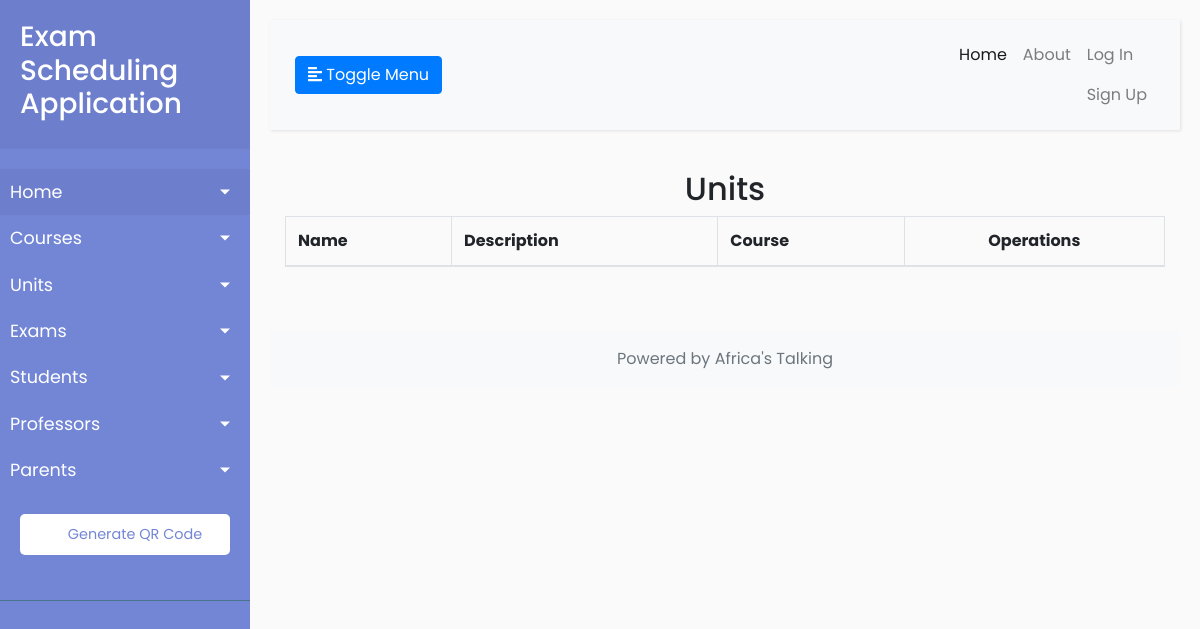
The app's page /units, older data.
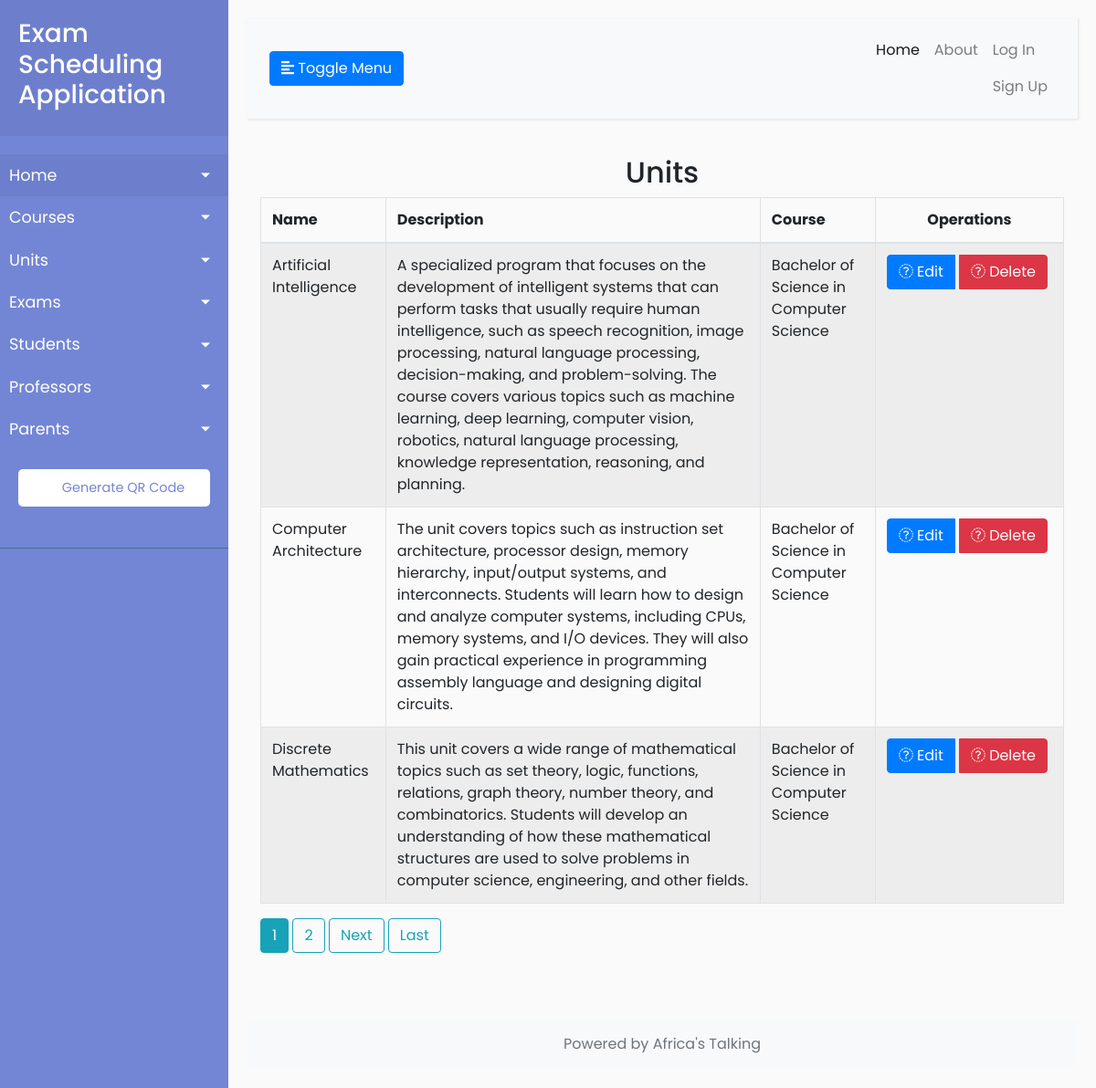
The same page, newer data.
### exams/models.py (models this page shows, shortened)
class Unit(models.Model):
    name = models.CharField(max_length=100)
    description = models.TextField(max_length=1000, help_text="Enter a brief description of the Unit.")
    course = models.ForeignKey(Course, on_delete=models.CASCADE)

class Course(models.Model):
    name = models.CharField(max_length=100)
    description = models.TextField(max_length=1000, help_text="Enter a brief description of the course.")
    def __str__(self):
        return f'{self.name}'
    class Meta:
        verbose_name = "Course"
        verbose_name_plural = "Courses"

### exams/views.py (the view)
# urls.py: path('units', UnitListView.as_view(), name='units-list'),
class UnitListView(ListView):
    model = Unit
    template_name = 'exams/units_list.html'
    context_object_name = 'units'
    paginate_by = 3

### exams/templates/exams/units_list.html (shortened to what this page needs)
{% extends 'exams/base.html' %}
{% block content %}
    <div class="right_col" role="main">
        <div class="row">
            <div class="col-md-12">
                <div class="x_panel">
                    <div class="x_title">
                        <h2 class="text-center">Units</h2>
                    </div>
                    <div class="x_content">
                        <div class="table-responsive">
                            <table id="unit-datatable" class="table table-striped table-bordered">
                                <thead>
                                    <tr>
                                        <th>Name</th>
                                        <th>Description</th>
                                        <th>Course</th>
                                        <th class="text-center">Operations</th>
                                    </tr>
                                </thead>
                                <tbody>
                                    {% for unit in units %}
                                        <tr>
                                            <td>{{ unit.name }}</td>
                                            <td>{{ unit.description }}</td>
                                            <td>{{ unit.course }}</td>
                                            <td class="text-center">
                                                <div class="btn-group" role="group">
                                                    <a href="{% url 'units-update' unit.pk %}" class="btn btn-primary btn-xs"><i class="fa fa-pencil"></i> Edit</a>
                                                    <a href="{% url 'units-delete' unit.pk %}" class="btn btn-danger btn-xs"><i class="fa fa-remove"></i> Delete</a>
                                                </div>
                                            </td>
                                        </tr>
                                    {% endfor %}
                                </tbody>
                            </table>
                        </div>
                    </div>
                </div>
            </div>
        </div>
    </div>
    {% if is_paginated %}
    {% for num in page_obj.paginator.page_range %}
      {% if page_obj.number == num %}
        <a class="btn btn-info mb-4" href="?page={{ num }}">{{ num }}</a>
      {% elif num > page_obj.number|add:'-3' and num < page_obj.number|add:'3' %}
        <a class="btn btn-outline-info mb-4" href="?page={{ num }}">{{ num }}</a>
      {% endif %}
    {% endfor %}
    {% if page_obj.has_next %}
      <a class="btn btn-outline-info mb-4" href="?page={{ page_obj.next_page_number }}">Next</a>
      <a class="btn btn-outline-info mb-4" href="?page={{ page_obj.paginator.num_pages }}">Last</a>
    {% endif %}
  {% endif %}
{% endblock content%}

Row changes from the older to the newer data that the page shows:
added Unit: name "Artificial Intelligence", description "A specialized program that focuses on the development of intelligent systems that can perform tasks that usually require human intelligence, such as speech recognition, image processing, natural language processing, decision-making, and problem-solving. The course covers various topics such as machine learning, deep learning, computer vision, robotics, natural language processing, knowledge representation, reasoning, and planning.", course "Bachelor of Science in Computer Science"
added Unit: name "Computer Architecture", description "The unit covers topics such as instruction set architecture, processor design, memory hierarchy, input/output systems, and interconnects. Students will learn how to design and analyze computer systems, including CPUs, memory systems, and I/O devices. They will also gain practical experience in programming assembly language and designing digital circuits.", course "Bachelor of Science in Computer Science"
added Unit: name "Discrete Mathematics", description "This unit covers a wide range of mathematical topics such as set theory, logic, functions, relations, graph theory, number theory, and combinatorics. Students will develop an understanding of how these mathematical structures are used to solve problems in computer science, engineering, and other fields.", course "Bachelor of Science in Computer Science"
Text that changed along with them:
new list line: "1"
new list line: "2"
text now shown: "Next Last"
